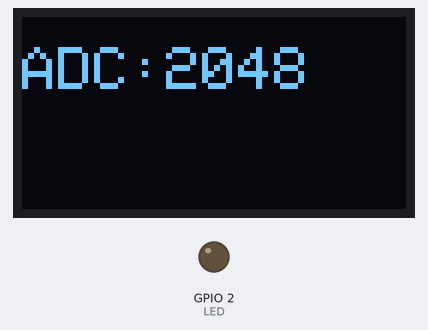
A program run on a simulated ESP32. Shown: 128×64 one-colour display, output pins drawn as LEDs (lit = HIGH). WiFi joins after 1.5 s; servers stay silent unless stated; what the program prints to the serial monitor is not drawn.

Above: at 1.6 s.

The program:

main.cpp
```cpp
/*********************************************************
* Exemplo que demonstra usar filas para enviar valor do ADC
* para um tópico MQTT
* Por: Fábio Souza
*********************************************************/

/*inclusão da Biblioteca Arduino*/
#include <Arduino.h>

/*inclusão das Biblioteca do FreeRTOS*/
#include "freertos/FreeRTOS.h"
#include "freertos/task.h"
#include "freertos/queue.h"

/*Bibliotecas para o display OLED*/
#include <Wire.h>
#include <Adafruit_GFX.h>
#include <Adafruit_SSD1306.h>

/*bibliotecas para MQTT*/
#include <WiFi.h>
#include <PubSubClient.h>


/*definição dos pinos*/
#define LED 2       /*LED ligado ao GPIO2*/

/*Definição da resolução do Display OLED */
#define SCREEN_WIDTH 128 // OLED display width, in pixels
#define SCREEN_HEIGHT 64 // OLED display height, in pixels

// Declaration for an SSD1306 display connected to I2C (SDA, SCL pins)
Adafruit_SSD1306 display(SCREEN_WIDTH, SCREEN_HEIGHT, &Wire, -1);

/* instacias para WIFI e client*/
WiFiClient espClient;
PubSubClient client(espClient);

/* configuraçãoes da REDE e broker MQTT*/
const char* ssid = "xxxxxx";
const char* password =  "xxxxxxxx";
const char* mqttServer = "mqtt.eclipse.org";
const int mqttPort = 1883;
const char* mqttUser = "abcdefg";
const char* mqttPassword = "123456";

QueueHandle_t xFila; /*cria objeto fila */

/* Variáveis para armazenar o handle da Task */
TaskHandle_t xTaskADCHandle,xTaskPrintHandle,xTaskMQTTHandle;

/* Protótipo das Tasks*/
void vTaskADC(void *pvParameters );
void vTaskPrint(void *pvParameters);
void vTaskMQTT(void *pvParameters);


/* Funções auxiliares */
void vInitHW(void);

//função pra reconectar ao servido MQTT
void reconect() {
  //Enquanto estiver desconectado
  while (!client.connected()) {

     if (client.connect("ESP32Client", mqttUser, mqttPassword ))
    {
      Serial.println("Conectado ao broker!");
    }
    else
    {
      Serial.print("Falha na conexao ao broker - Estado: ");
      Serial.print(client.state());
      vTaskDelay(pdMS_TO_TICKS(100));
    }
  }
}

void setup() {

  vInitHW();

  xFila = xQueueCreate(1, sizeof(int));//Cria a fila com 1 slots com tamanho de um int

  if( xFila == NULL )
  {
    Serial.println("Não foi possivel criar a fila");
    while(1);
  }
  /* Cria a vTaskADC */
  xTaskCreatePinnedToCore(vTaskADC,  "TaskADC",  configMINIMAL_STACK_SIZE + 1024,  NULL,  1,  &xTaskADCHandle,APP_CPU_NUM);
  /* Cria a vTaskPrint */
  xTaskCreatePinnedToCore(vTaskPrint,  "TaskPrint",  configMINIMAL_STACK_SIZE + 1024,  NULL,  1,  &xTaskPrintHandle,APP_CPU_NUM);
  /* Cria Task Para enviar dado via MQTT*/
  xTaskCreatePinnedToCore(vTaskMQTT,  "TaskMQTT",  configMINIMAL_STACK_SIZE + 1024,  NULL,  1,  &xTaskMQTTHandle,PRO_CPU_NUM);

}

void loop() {
  digitalWrite(LED, !digitalRead(LED));
  vTaskDelay(pdMS_TO_TICKS(1000));    /* Delay de 1 segundos */
}


/* Função Init Harware */
void vInitHW(void)
{
    Serial.begin(115200); /* Inicializa comunicação serial com baudrate de 9600 bps */
    pinMode(LED,OUTPUT); /* configura pino do LED como saída*/

   if(!display.begin(SSD1306_SWITCHCAPVCC, 0x3C)) {
    Serial.println(F("ERRO ao iniciar o display SSD1306"));
    for(;;);
  }
  display.clearDisplay();
  display.setTextSize(2);
  display.setTextColor(WHITE);

  WiFi.begin(ssid, password);

  while (WiFi.status() != WL_CONNECTED) {
    delay(500);
    Serial.println("Conectando ao WiFi..");
  }
  Serial.println("Conectado na rede WiFi");

 }

/* impementação da TaskADC */
void vTaskADC(void *pvParameters )
{
  (void) pvParameters;

  int adcValue;
  while(1)
  {
    adcValue = analogRead(34);
    xQueueSend(xFila, &adcValue, portMAX_DELAY) ;/* envia valor atual de count para fila*/
    vTaskDelay(pdMS_TO_TICKS(5000)); /* Aguarda 5000 ms antes de uma nova iteração*/
  }
}

/* Implemntação da vTaskDisplay  */
void vTaskPrint(void *pvParameters )
{
  (void) pvParameters;  /* Apenas para o Compilador não retornar warnings */
  int valor_recebido = 0;
  while(1)
  {
      if(xQueuePeek(xFila, &valor_recebido, portMAX_DELAY) == pdTRUE) //verifica se há valor na fila para ser lido. Espera 1 segundo
      {
        display.clearDisplay();
        display.setCursor(0, 10);
        display.print("ADC:");
        display.println(String(valor_recebido));
        display.display();
        Serial.println("ADC:" + String(valor_recebido)); //imprime valor recebido
      }
      else
      {
        Serial.println("TIMEOUT");    //ocorreu timeout
      }
  }
}
/*Implementação da Task MQTT */
void vTaskMQTT(void *pvParameters){
  (void) pvParameters;
  char mensagem[30];
  int valor_recebido = 0;

  client.setServer(mqttServer, mqttPort);

  while(1)
  {

     if(xQueueReceive(xFila, &valor_recebido, portMAX_DELAY) == pdTRUE) //verifica se há valor na fila para ser lido. Espera 1 segundo
      {
        if(!client.connected()){
          reconect();
        }

        //Serial.println("ADC:" + String(valor_recebido)); //imprime valor recebido
        sprintf(mensagem, "%d", valor_recebido);

        //Envia a mensagem ao broker
        client.publish("sensor/S0", mensagem);
        Serial.print("Valor enviado: ");
        Serial.println(mensagem);
        client.loop();

        vTaskDelay(5000);
      }
      else
      {
        Serial.println("TIMEOUT");    //ocorreu timeout
      }


  }

}
```
